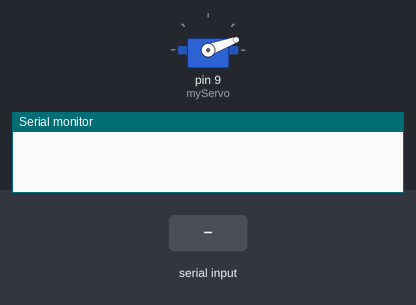
A sketch run on a simulated Arduino Uno, built with avr-gcc and run on an emulated ATmega328P. Parts: servo, the last lines printed to the serial monitor. The test bench sets the inputs (shaded band).

Above: at 1.2 s.
1.3 s: byte 90 received over Serial
At 1.8 s:
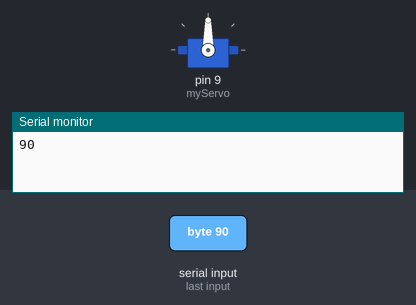
2.8 s: byte 120 received over Serial
At 4.2 s:
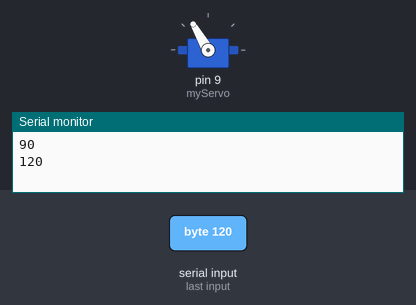
Timing chart, 0 to 5.8 s (numbered marks = the images above; inputs shaded):
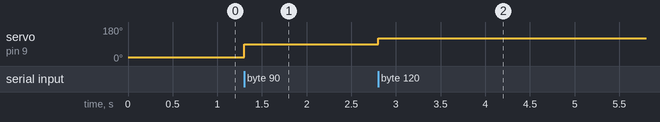

Measured:
- after the input at 1.3 s, servo on pin 9 (myServo): 20° → 90° at once
- after the input at 2.8 s, servo on pin 9 (myServo): 90° → 120° at once

The sketch:

Slave_config.ino
```cpp
/*
 * How to configure and pair two HC-05 Bluetooth Modules
 * by Dejan Nedelkovski, www.HowToMechatronics.com
 *
 *                 == SLAVE CODE ==
 */

#include <Servo.h>

Servo myServo;
int state=20;

void setup() {

  myServo.attach(9);
  Serial.begin(38400); // Default communication rate of the Bluetooth module
}
void loop() {
 if(Serial.available() > 0){ // Checks whether data is comming from the serial port
    state = Serial.read();
    Serial.println(state);// Reads the data from the serial port
 }
 // Controlling the servo motor
myServo.write(state);
 delay(100);


}
```
